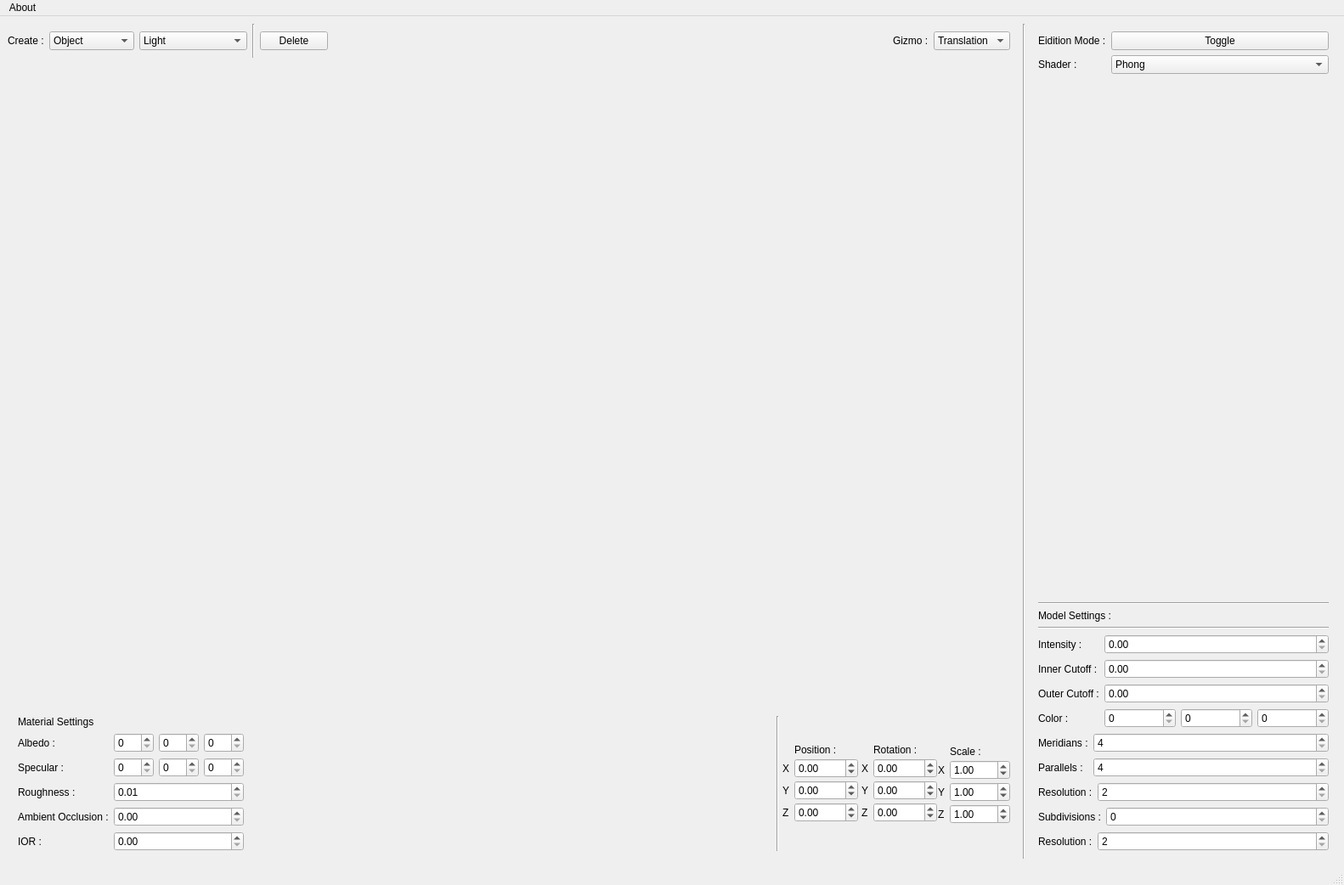
<?xml version="1.0" encoding="UTF-8"?>
<ui version="4.0">
 <class>MainWindow</class>
 <widget class="QMainWindow" name="MainWindow">
  <property name="windowModality">
   <enum>Qt::ApplicationModal</enum>
  </property>
  <property name="enabled">
   <bool>true</bool>
  </property>
  <property name="geometry">
   <rect>
    <x>0</x>
    <y>0</y>
    <width>1582</width>
    <height>1042</height>
   </rect>
  </property>
  <property name="minimumSize">
   <size>
    <width>800</width>
    <height>600</height>
   </size>
  </property>
  <property name="baseSize">
   <size>
    <width>1920</width>
    <height>1080</height>
   </size>
  </property>
  <property name="windowTitle">
   <string>Daft-Engine</string>
  </property>
  <property name="autoFillBackground">
   <bool>true</bool>
  </property>
  <widget class="QWidget" name="centralwidget">
   <property name="sizePolicy">
    <sizepolicy hsizetype="Maximum" vsizetype="Maximum">
     <horstretch>0</horstretch>
     <verstretch>0</verstretch>
    </sizepolicy>
   </property>
   <layout class="QGridLayout" name="gridLayout">
    <item row="0" column="2" rowspan="3">
     <widget class="QWidget" name="widget_3" native="true">
      <property name="sizePolicy">
       <sizepolicy hsizetype="Fixed" vsizetype="Preferred">
        <horstretch>0</horstretch>
        <verstretch>0</verstretch>
       </sizepolicy>
      </property>
      <property name="minimumSize">
       <size>
        <width>360</width>
        <height>0</height>
       </size>
      </property>
      <layout class="QVBoxLayout" name="verticalLayout">
       <item>
        <widget class="QWidget" name="widget_2" native="true">
         <layout class="QFormLayout" name="formLayout_5">
          <property name="leftMargin">
           <number>0</number>
          </property>
          <property name="topMargin">
           <number>0</number>
          </property>
          <property name="rightMargin">
           <number>0</number>
          </property>
          <property name="bottomMargin">
           <number>0</number>
          </property>
          <item row="1" column="0">
           <widget class="QLabel" name="label_13">
            <property name="text">
             <string>Shader : </string>
            </property>
           </widget>
          </item>
          <item row="1" column="1">
           <widget class="QComboBox" name="shaderChoser">
            <property name="sizePolicy">
             <sizepolicy hsizetype="Preferred" vsizetype="Fixed">
              <horstretch>0</horstretch>
              <verstretch>0</verstretch>
             </sizepolicy>
            </property>
            <item>
             <property name="text">
              <string>Phong</string>
             </property>
            </item>
            <item>
             <property name="text">
              <string>BlinnPhong</string>
             </property>
            </item>
            <item>
             <property name="text">
              <string>PBR</string>
             </property>
            </item>
            <item>
             <property name="text">
              <string>Errors</string>
             </property>
            </item>
            <item>
             <property name="text">
              <string>Normals</string>
             </property>
            </item>
           </widget>
          </item>
          <item row="0" column="0">
           <widget class="QLabel" name="label_15">
            <property name="text">
             <string>Eidition Mode :</string>
            </property>
           </widget>
          </item>
          <item row="0" column="1">
           <widget class="QPushButton" name="editionToggle">
            <property name="text">
             <string>Toggle</string>
            </property>
           </widget>
          </item>
         </layout>
        </widget>
       </item>
       <item>
        <spacer name="verticalSpacer">
         <property name="orientation">
          <enum>Qt::Vertical</enum>
         </property>
         <property name="sizeHint" stdset="0">
          <size>
           <width>20</width>
           <height>40</height>
          </size>
         </property>
        </spacer>
       </item>
       <item>
        <widget class="Line" name="line">
         <property name="orientation">
          <enum>Qt::Horizontal</enum>
         </property>
        </widget>
       </item>
       <item>
        <layout class="QVBoxLayout" name="verticalLayout_2">
         <item>
          <widget class="QLabel" name="object_settings_label">
           <property name="text">
            <string>Model Settings :</string>
           </property>
          </widget>
         </item>
         <item>
          <widget class="Line" name="line_5">
           <property name="orientation">
            <enum>Qt::Horizontal</enum>
           </property>
          </widget>
         </item>
         <item>
          <widget class="QWidget" name="widget_9" native="true">
           <layout class="QFormLayout" name="formLayout_7">
            <property name="leftMargin">
             <number>0</number>
            </property>
            <property name="topMargin">
             <number>0</number>
            </property>
            <property name="rightMargin">
             <number>0</number>
            </property>
            <property name="bottomMargin">
             <number>0</number>
            </property>
            <item row="0" column="0">
             <widget class="QLabel" name="intensityLabel">
              <property name="text">
               <string>Intensity :</string>
              </property>
             </widget>
            </item>
            <item row="0" column="1">
             <widget class="QDoubleSpinBox" name="intensitySpin">
              <property name="decimals">
               <number>2</number>
              </property>
              <property name="singleStep">
               <double>1.000000000000000</double>
              </property>
             </widget>
            </item>
            <item row="1" column="0">
             <widget class="QLabel" name="innercutLabel">
              <property name="text">
               <string>Inner Cutoff :</string>
              </property>
             </widget>
            </item>
            <item row="1" column="1">
             <widget class="QDoubleSpinBox" name="innercutSpin">
              <property name="maximum">
               <double>180.000000000000000</double>
              </property>
             </widget>
            </item>
            <item row="2" column="0">
             <widget class="QLabel" name="outercutLabel">
              <property name="text">
               <string>Outer Cutoff :</string>
              </property>
             </widget>
            </item>
            <item row="2" column="1">
             <widget class="QDoubleSpinBox" name="outercutSpin">
              <property name="maximum">
               <double>180.000000000000000</double>
              </property>
             </widget>
            </item>
            <item row="3" column="0">
             <widget class="QLabel" name="colorLabel">
              <property name="text">
               <string>Color :</string>
              </property>
             </widget>
            </item>
            <item row="3" column="1">
             <widget class="QWidget" name="widget_6" native="true">
              <layout class="QHBoxLayout" name="horizontalLayout_3">
               <property name="leftMargin">
                <number>0</number>
               </property>
               <property name="topMargin">
                <number>0</number>
               </property>
               <property name="rightMargin">
                <number>0</number>
               </property>
               <property name="bottomMargin">
                <number>0</number>
               </property>
               <item>
                <widget class="QSpinBox" name="colorRSpin">
                 <property name="sizePolicy">
                  <sizepolicy hsizetype="Minimum" vsizetype="Fixed">
                   <horstretch>0</horstretch>
                   <verstretch>0</verstretch>
                  </sizepolicy>
                 </property>
                 <property name="maximum">
                  <number>255</number>
                 </property>
                </widget>
               </item>
               <item>
                <widget class="QSpinBox" name="colorGSpin">
                 <property name="maximum">
                  <number>255</number>
                 </property>
                </widget>
               </item>
               <item>
                <widget class="QSpinBox" name="colorBSpin">
                 <property name="maximum">
                  <number>255</number>
                 </property>
                </widget>
               </item>
              </layout>
             </widget>
            </item>
           </layout>
          </widget>
         </item>
         <item>
          <layout class="QFormLayout" name="uv_settings">
           <property name="sizeConstraint">
            <enum>QLayout::SetDefaultConstraint</enum>
           </property>
           <property name="fieldGrowthPolicy">
            <enum>QFormLayout::AllNonFixedFieldsGrow</enum>
           </property>
           <property name="horizontalSpacing">
            <number>6</number>
           </property>
           <property name="verticalSpacing">
            <number>6</number>
           </property>
           <item row="0" column="0">
            <widget class="QLabel" name="uv_meridians_label">
             <property name="text">
              <string>Meridians :</string>
             </property>
            </widget>
           </item>
           <item row="0" column="1">
            <widget class="QSpinBox" name="uv_meridians">
             <property name="sizePolicy">
              <sizepolicy hsizetype="Minimum" vsizetype="Fixed">
               <horstretch>0</horstretch>
               <verstretch>0</verstretch>
              </sizepolicy>
             </property>
             <property name="minimum">
              <number>4</number>
             </property>
             <property name="maximum">
              <number>999</number>
             </property>
            </widget>
           </item>
           <item row="1" column="0">
            <widget class="QLabel" name="uv_parallels_label">
             <property name="text">
              <string>Parallels :</string>
             </property>
            </widget>
           </item>
           <item row="1" column="1">
            <widget class="QSpinBox" name="uv_parallels">
             <property name="sizePolicy">
              <sizepolicy hsizetype="Minimum" vsizetype="Fixed">
               <horstretch>0</horstretch>
               <verstretch>0</verstretch>
              </sizepolicy>
             </property>
             <property name="minimum">
              <number>4</number>
             </property>
             <property name="maximum">
              <number>999</number>
             </property>
            </widget>
           </item>
          </layout>
         </item>
         <item>
          <widget class="QWidget" name="cubec_settings" native="true">
           <layout class="QFormLayout" name="formLayout_4">
            <property name="leftMargin">
             <number>0</number>
            </property>
            <property name="topMargin">
             <number>0</number>
            </property>
            <property name="rightMargin">
             <number>0</number>
            </property>
            <property name="bottomMargin">
             <number>0</number>
            </property>
            <item row="0" column="0">
             <widget class="QLabel" name="cubec_res_label">
              <property name="text">
               <string>Resolution :</string>
              </property>
             </widget>
            </item>
            <item row="0" column="1">
             <widget class="QSpinBox" name="cubec_res">
              <property name="minimum">
               <number>2</number>
              </property>
             </widget>
            </item>
           </layout>
          </widget>
         </item>
         <item>
          <layout class="QFormLayout" name="ico_settings">
           <item row="0" column="0">
            <widget class="QLabel" name="ico_subdiv_label">
             <property name="text">
              <string>Subdivisions :</string>
             </property>
            </widget>
           </item>
           <item row="0" column="1">
            <widget class="QSpinBox" name="ico_subdiv">
             <property name="maximum">
              <number>999</number>
             </property>
            </widget>
           </item>
          </layout>
         </item>
         <item>
          <layout class="QFormLayout" name="cube_settings">
           <item row="0" column="0">
            <widget class="QLabel" name="cube_res_label">
             <property name="text">
              <string>Resolution :</string>
             </property>
            </widget>
           </item>
           <item row="0" column="1">
            <widget class="QSpinBox" name="cube_res">
             <property name="minimum">
              <number>2</number>
             </property>
             <property name="maximum">
              <number>256</number>
             </property>
            </widget>
           </item>
          </layout>
         </item>
        </layout>
       </item>
      </layout>
     </widget>
    </item>
    <item row="1" column="0">
     <widget class="MyOpenGLWidget" name="m_openglwidget" native="true">
      <property name="sizePolicy">
       <sizepolicy hsizetype="Expanding" vsizetype="Expanding">
        <horstretch>0</horstretch>
        <verstretch>0</verstretch>
       </sizepolicy>
      </property>
      <property name="focusPolicy">
       <enum>Qt::WheelFocus</enum>
      </property>
      <property name="contextMenuPolicy">
       <enum>Qt::ActionsContextMenu</enum>
      </property>
      <property name="inputMethodHints">
       <set>Qt::ImhNone</set>
      </property>
     </widget>
    </item>
    <item row="2" column="0">
     <widget class="QWidget" name="widget" native="true">
      <property name="sizePolicy">
       <sizepolicy hsizetype="Preferred" vsizetype="Fixed">
        <horstretch>0</horstretch>
        <verstretch>0</verstretch>
       </sizepolicy>
      </property>
      <property name="autoFillBackground">
       <bool>false</bool>
      </property>
      <layout class="QHBoxLayout" name="horizontalLayout">
       <property name="spacing">
        <number>1</number>
       </property>
       <property name="leftMargin">
        <number>9</number>
       </property>
       <item>
        <widget class="QWidget" name="materialSettingsWidget" native="true">
         <layout class="QVBoxLayout" name="verticalLayout_3">
          <property name="leftMargin">
           <number>3</number>
          </property>
          <property name="topMargin">
           <number>0</number>
          </property>
          <property name="rightMargin">
           <number>0</number>
          </property>
          <property name="bottomMargin">
           <number>0</number>
          </property>
          <item>
           <widget class="QLabel" name="materialLabel">
            <property name="text">
             <string>Material Settings</string>
            </property>
           </widget>
          </item>
          <item>
           <layout class="QFormLayout" name="formLayout_6">
            <item row="0" column="0">
             <widget class="QLabel" name="albedoLabel">
              <property name="text">
               <string>Albedo :</string>
              </property>
             </widget>
            </item>
            <item row="0" column="1">
             <layout class="QHBoxLayout" name="horizontalLayout_5">
              <item>
               <widget class="QSpinBox" name="albedoRspin">
                <property name="maximum">
                 <number>255</number>
                </property>
               </widget>
              </item>
              <item>
               <widget class="QSpinBox" name="albedoGspin">
                <property name="maximum">
                 <number>255</number>
                </property>
               </widget>
              </item>
              <item>
               <widget class="QSpinBox" name="albedoBspin">
                <property name="maximum">
                 <number>255</number>
                </property>
               </widget>
              </item>
             </layout>
            </item>
            <item row="1" column="0">
             <widget class="QLabel" name="specularLabel">
              <property name="text">
               <string>Specular :</string>
              </property>
             </widget>
            </item>
            <item row="1" column="1">
             <layout class="QHBoxLayout" name="horizontalLayout_6">
              <item>
               <widget class="QSpinBox" name="specularRspin">
                <property name="maximum">
                 <number>255</number>
                </property>
               </widget>
              </item>
              <item>
               <widget class="QSpinBox" name="specularGspin">
                <property name="maximum">
                 <number>255</number>
                </property>
               </widget>
              </item>
              <item>
               <widget class="QSpinBox" name="specularBspin">
                <property name="maximum">
                 <number>255</number>
                </property>
               </widget>
              </item>
             </layout>
            </item>
            <item row="2" column="0">
             <widget class="QLabel" name="roughnessLabel">
              <property name="text">
               <string>Roughness :</string>
              </property>
             </widget>
            </item>
            <item row="2" column="1">
             <widget class="QDoubleSpinBox" name="roughnessSpin">
              <property name="minimum">
               <double>0.010000000000000</double>
              </property>
              <property name="maximum">
               <double>0.990000000000000</double>
              </property>
              <property name="singleStep">
               <double>0.010000000000000</double>
              </property>
             </widget>
            </item>
            <item row="3" column="0">
             <widget class="QLabel" name="aoLabel">
              <property name="text">
               <string>Ambient Occlusion :</string>
              </property>
             </widget>
            </item>
            <item row="3" column="1">
             <widget class="QDoubleSpinBox" name="aoSpin">
              <property name="maximum">
               <double>1.000000000000000</double>
              </property>
              <property name="singleStep">
               <double>0.100000000000000</double>
              </property>
             </widget>
            </item>
            <item row="4" column="0">
             <widget class="QLabel" name="iorLabel">
              <property name="text">
               <string>IOR :</string>
              </property>
             </widget>
            </item>
            <item row="4" column="1">
             <widget class="QDoubleSpinBox" name="iorSpin">
              <property name="maximum">
               <double>10.000000000000000</double>
              </property>
              <property name="singleStep">
               <double>0.010000000000000</double>
              </property>
             </widget>
            </item>
           </layout>
          </item>
         </layout>
        </widget>
       </item>
       <item>
        <spacer name="horizontalSpacer">
         <property name="orientation">
          <enum>Qt::Horizontal</enum>
         </property>
         <property name="sizeHint" stdset="0">
          <size>
           <width>40</width>
           <height>20</height>
          </size>
         </property>
        </spacer>
       </item>
       <item>
        <widget class="Line" name="line_3">
         <property name="orientation">
          <enum>Qt::Vertical</enum>
         </property>
        </widget>
       </item>
       <item>
        <widget class="QWidget" name="widget_pos" native="true">
         <property name="sizePolicy">
          <sizepolicy hsizetype="Fixed" vsizetype="Fixed">
           <horstretch>0</horstretch>
           <verstretch>0</verstretch>
          </sizepolicy>
         </property>
         <layout class="QFormLayout" name="formLayout">
          <property name="verticalSpacing">
           <number>3</number>
          </property>
          <property name="leftMargin">
           <number>3</number>
          </property>
          <property name="topMargin">
           <number>0</number>
          </property>
          <property name="rightMargin">
           <number>0</number>
          </property>
          <property name="bottomMargin">
           <number>0</number>
          </property>
          <item row="2" column="0">
           <widget class="QLabel" name="label_4">
            <property name="text">
             <string>X</string>
            </property>
           </widget>
          </item>
          <item row="2" column="1">
           <widget class="QDoubleSpinBox" name="x_position">
            <property name="minimum">
             <double>-9999.000000000000000</double>
            </property>
            <property name="maximum">
             <double>9999.000000000000000</double>
            </property>
           </widget>
          </item>
          <item row="3" column="0">
           <widget class="QLabel" name="label_3">
            <property name="text">
             <string>Y</string>
            </property>
           </widget>
          </item>
          <item row="3" column="1">
           <widget class="QDoubleSpinBox" name="y_position">
            <property name="minimum">
             <double>-9999.000000000000000</double>
            </property>
            <property name="maximum">
             <double>9999.000000000000000</double>
            </property>
           </widget>
          </item>
          <item row="4" column="0">
           <widget class="QLabel" name="label_2">
            <property name="text">
             <string>Z</string>
            </property>
           </widget>
          </item>
          <item row="4" column="1">
           <widget class="QDoubleSpinBox" name="z_position">
            <property name="minimum">
             <double>-9999.000000000000000</double>
            </property>
            <property name="maximum">
             <double>9999.000000000000000</double>
            </property>
           </widget>
          </item>
          <item row="1" column="1">
           <widget class="QLabel" name="label">
            <property name="text">
             <string>Position :</string>
            </property>
           </widget>
          </item>
         </layout>
        </widget>
       </item>
       <item>
        <widget class="QWidget" name="widget_rot" native="true">
         <property name="sizePolicy">
          <sizepolicy hsizetype="Fixed" vsizetype="Fixed">
           <horstretch>0</horstretch>
           <verstretch>0</verstretch>
          </sizepolicy>
         </property>
         <layout class="QFormLayout" name="formLayout_2">
          <property name="verticalSpacing">
           <number>3</number>
          </property>
          <property name="leftMargin">
           <number>3</number>
          </property>
          <property name="topMargin">
           <number>0</number>
          </property>
          <property name="rightMargin">
           <number>0</number>
          </property>
          <property name="bottomMargin">
           <number>0</number>
          </property>
          <item row="3" column="1">
           <widget class="QDoubleSpinBox" name="x_rotation">
            <property name="minimum">
             <double>-9999.000000000000000</double>
            </property>
            <property name="maximum">
             <double>9999.000000000000000</double>
            </property>
           </widget>
          </item>
          <item row="4" column="1">
           <widget class="QDoubleSpinBox" name="y_rotation">
            <property name="minimum">
             <double>-9999.000000000000000</double>
            </property>
            <property name="maximum">
             <double>9999.000000000000000</double>
            </property>
           </widget>
          </item>
          <item row="5" column="1">
           <widget class="QDoubleSpinBox" name="z_rotation">
            <property name="minimum">
             <double>-9999.000000000000000</double>
            </property>
            <property name="maximum">
             <double>9999.000000000000000</double>
            </property>
           </widget>
          </item>
          <item row="3" column="0">
           <widget class="QLabel" name="label_8">
            <property name="text">
             <string>X</string>
            </property>
           </widget>
          </item>
          <item row="4" column="0">
           <widget class="QLabel" name="label_7">
            <property name="text">
             <string>Y</string>
            </property>
           </widget>
          </item>
          <item row="5" column="0">
           <widget class="QLabel" name="label_6">
            <property name="text">
             <string>Z</string>
            </property>
           </widget>
          </item>
          <item row="2" column="1">
           <widget class="QLabel" name="label_5">
            <property name="text">
             <string>Rotation :</string>
            </property>
           </widget>
          </item>
         </layout>
        </widget>
       </item>
       <item>
        <widget class="QWidget" name="widget_scale" native="true">
         <property name="sizePolicy">
          <sizepolicy hsizetype="Fixed" vsizetype="Fixed">
           <horstretch>0</horstretch>
           <verstretch>0</verstretch>
          </sizepolicy>
         </property>
         <layout class="QFormLayout" name="formLayout_3">
          <property name="verticalSpacing">
           <number>3</number>
          </property>
          <property name="leftMargin">
           <number>0</number>
          </property>
          <property name="topMargin">
           <number>3</number>
          </property>
          <property name="rightMargin">
           <number>0</number>
          </property>
          <property name="bottomMargin">
           <number>0</number>
          </property>
          <item row="3" column="0">
           <widget class="QLabel" name="label_10">
            <property name="text">
             <string>X</string>
            </property>
           </widget>
          </item>
          <item row="3" column="1">
           <widget class="QDoubleSpinBox" name="x_scale">
            <property name="maximum">
             <double>9999.000000000000000</double>
            </property>
            <property name="value">
             <double>1.000000000000000</double>
            </property>
           </widget>
          </item>
          <item row="4" column="1">
           <widget class="QDoubleSpinBox" name="y_scale">
            <property name="maximum">
             <double>9999.000000000000000</double>
            </property>
            <property name="value">
             <double>1.000000000000000</double>
            </property>
           </widget>
          </item>
          <item row="5" column="1">
           <widget class="QDoubleSpinBox" name="z_scale">
            <property name="maximum">
             <double>9999.000000000000000</double>
            </property>
            <property name="value">
             <double>1.000000000000000</double>
            </property>
           </widget>
          </item>
          <item row="4" column="0">
           <widget class="QLabel" name="label_11">
            <property name="text">
             <string>Y</string>
            </property>
           </widget>
          </item>
          <item row="5" column="0">
           <widget class="QLabel" name="label_12">
            <property name="text">
             <string>Z</string>
            </property>
           </widget>
          </item>
          <item row="2" column="1">
           <widget class="QLabel" name="label_9">
            <property name="text">
             <string>Scale :</string>
            </property>
           </widget>
          </item>
         </layout>
        </widget>
       </item>
      </layout>
     </widget>
    </item>
    <item row="0" column="0">
     <layout class="QHBoxLayout" name="horizontalLayout_2">
      <item>
       <widget class="QLabel" name="label_16">
        <property name="text">
         <string>Create :</string>
        </property>
       </widget>
      </item>
      <item>
       <widget class="QComboBox" name="objectCreator">
        <property name="sizePolicy">
         <sizepolicy hsizetype="Preferred" vsizetype="Fixed">
          <horstretch>0</horstretch>
          <verstretch>0</verstretch>
         </sizepolicy>
        </property>
        <item>
         <property name="text">
          <string>Object</string>
         </property>
        </item>
        <item>
         <property name="text">
          <string>UVSphere</string>
         </property>
        </item>
        <item>
         <property name="text">
          <string>IcoSphere</string>
         </property>
        </item>
        <item>
         <property name="text">
          <string>CubeSphere</string>
         </property>
        </item>
        <item>
         <property name="text">
          <string>Cube</string>
         </property>
        </item>
       </widget>
      </item>
      <item>
       <widget class="QComboBox" name="lightCreator">
        <item>
         <property name="text">
          <string>Light</string>
         </property>
        </item>
        <item>
         <property name="text">
          <string>Point Light</string>
         </property>
        </item>
        <item>
         <property name="text">
          <string>Spot Light</string>
         </property>
        </item>
        <item>
         <property name="text">
          <string>Directionnal Light</string>
         </property>
        </item>
       </widget>
      </item>
      <item>
       <widget class="Line" name="line_2">
        <property name="orientation">
         <enum>Qt::Vertical</enum>
        </property>
       </widget>
      </item>
      <item>
       <widget class="QPushButton" name="deleteButton">
        <property name="sizePolicy">
         <sizepolicy hsizetype="Preferred" vsizetype="Fixed">
          <horstretch>0</horstretch>
          <verstretch>0</verstretch>
         </sizepolicy>
        </property>
        <property name="text">
         <string>Delete</string>
        </property>
       </widget>
      </item>
      <item>
       <spacer name="horizontalSpacer_2">
        <property name="orientation">
         <enum>Qt::Horizontal</enum>
        </property>
        <property name="sizeHint" stdset="0">
         <size>
          <width>40</width>
          <height>20</height>
         </size>
        </property>
       </spacer>
      </item>
      <item>
       <widget class="QWidget" name="widget_4" native="true">
        <layout class="QHBoxLayout" name="horizontalLayout_4">
         <item>
          <widget class="QLabel" name="label_14">
           <property name="sizePolicy">
            <sizepolicy hsizetype="Fixed" vsizetype="Preferred">
             <horstretch>0</horstretch>
             <verstretch>0</verstretch>
            </sizepolicy>
           </property>
           <property name="text">
            <string>Gizmo :</string>
           </property>
          </widget>
         </item>
         <item>
          <widget class="QComboBox" name="gizmoType">
           <item>
            <property name="text">
             <string>Translation</string>
            </property>
           </item>
           <item>
            <property name="text">
             <string>Scale</string>
            </property>
           </item>
          </widget>
         </item>
        </layout>
       </widget>
      </item>
     </layout>
    </item>
    <item row="0" column="1" rowspan="3">
     <widget class="Line" name="line_4">
      <property name="orientation">
       <enum>Qt::Vertical</enum>
      </property>
     </widget>
    </item>
   </layout>
  </widget>
  <widget class="QMenuBar" name="menubar">
   <property name="geometry">
    <rect>
     <x>0</x>
     <y>0</y>
     <width>1582</width>
     <height>22</height>
    </rect>
   </property>
   <widget class="QMenu" name="menuAbout">
    <property name="title">
     <string>About</string>
    </property>
    <addaction name="actionOpenGL_Version"/>
   </widget>
   <addaction name="menuAbout"/>
  </widget>
  <widget class="QStatusBar" name="statusbar"/>
  <action name="actionOpenGL_Version">
   <property name="text">
    <string>OpenGL Version</string>
   </property>
  </action>
 </widget>
 <customwidgets>
  <customwidget>
   <class>MyOpenGLWidget</class>
   <extends>QWidget</extends>
   <header location="global">src/Application/myopenglwidget.h</header>
   <container>1</container>
   <slots>
    <slot>addObject(ModelType)</slot>
   </slots>
  </customwidget>
 </customwidgets>
 <resources/>
 <connections/>
</ui>
